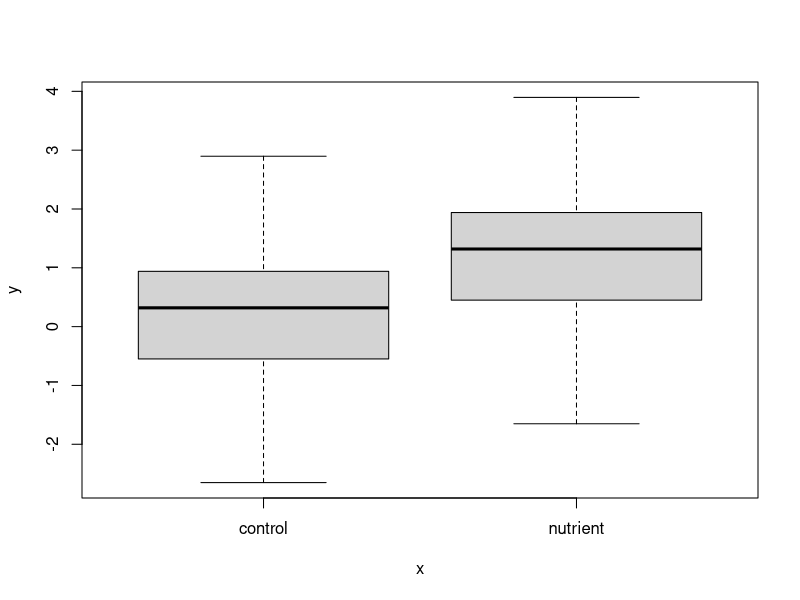

Write R code to recreate this figure.
## ---- chunk 1
# To simulate the data we have to designate how many different groups
# we have ('control' and 'treatment')
# And we also have to give our group levels some names
gr.levels<- c("control", "nutrient")
## ---- chunk 2
# Here we're designating the number of plants that we have
# size measurements for (the same n for each group)
n<- 50

# and creating our factor variable 
x<- rep(gr.levels, each=n)
print(x[c(1:5, 50:55)])

## ---- chunk 3
# population means for each group (lets say units are in meters)
pop.mu<-c (0.1, 1.1)

# Creating a vector with the means that corresponds to 
# our group level variable (x)
means<- rep(pop.mu, each=n)
# inspecting the vectors (x) and means 
print(cbind(x[c(1:5, 50:55)], means[c(1:5, 50:55)]))

# assigning the population variance (assuming variance across groups is equal)
sigma<- 1.3
## ---- chunk 4
# generating the random noise
error<- rnorm(n, 0, sigma)

# Creating 
# model matrix 
X<- as.matrix(model.matrix(~as.factor(x)-1))

# generating the data
y<- as.numeric(X %*% as.matrix(pop.mu)+error) # voila!

# Inspecting our vecotr of simulated data: note the difference in values
# between the first 5 observation for each group
print(cbind(x[c(1:5, 50:55)], y[c(1:5, 50:55)]))
## ---- chunk 5
boxplot(y~x)
## ---- chunk 6
# restricted model
m1<- lm(y~1) # the 1 signifies we're just estimating one grand mean (or our alpha in the equations above)

# Note in the summary above below is called "(Intercept)"
summary(m1) 


# more flexible models 
m2<- lm(y~x) 
# this tells the software to estimate a mean for the two groups indexed by our factor 
# (we get an alpha and a beta now)

# Now in the summary below we have our alpha (or "(Intercept)" estimated with the additional group level mean
# for our nutrient addition (beta or "xnutrient"))
summary(m2)
## ---- chunk 7
lapply(list(m1,m2), logLik)
## ---- chunk 8
D<- -2*(logLik(m1)-logLik(m2))
print(as.numeric(D))
